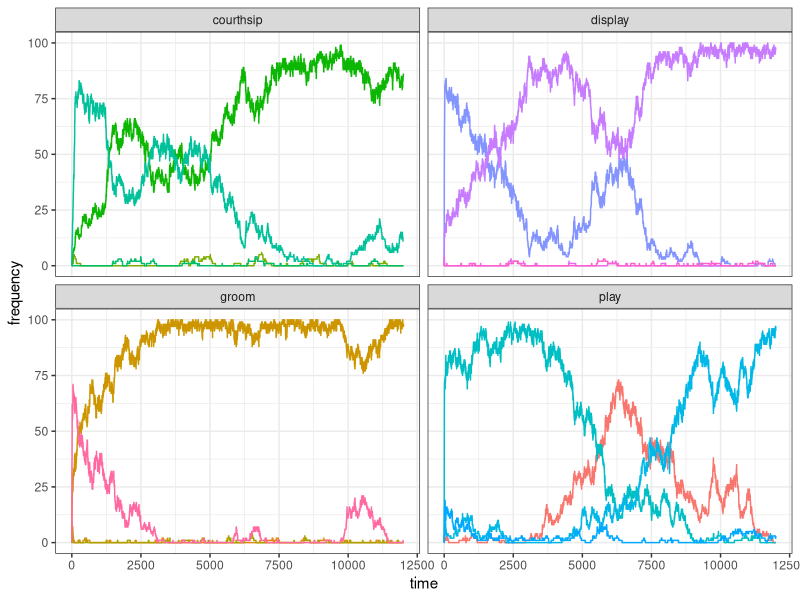

Write R code to recreate this figure. (Note: a time limit stopped this script after it produced the figure.)
library(tidyverse)

# 
# set_oranzees_environment()
# function commons to all the tests
#

set_oranzees_environment <- function() {
  list_pop <- c("Uossob", "Iat Forest", "Ebmog", "Elaham", "Elabik", "Ognodub")
  output <- tibble(
    population = rep(list_pop, each = 38),
    behaviour = as.factor(rep(1:38, 6)),
    type = rep(c(rep("social", 16), rep("food-related", 22)), 6),
    category = rep(c(
      rep("play", 4), rep("display", 4), rep("groom", 4), rep("courthsip", 4),
      "A", "A", "A", "A", "B", "B", "B", "B", "C", "C", "C", "D", "D", "D", "E", "E", "F", "F", "G", "H", "I", "J"
    ), 6),
    nutrient = rep(c(rep(NA, 16), "Y", "Y", "Y", "Y", "Z", "Z", "Z", "Z", "Y", "Y", "Y", "Z", "Z", "Z", "Y", "Y", "Z", "Z", "Y", "Z", "Y", "Z"), 6),
    p_g = rep(NA, 38 * 6),
    p_e = rep(NA, 38 * 6)
  )
  
  env_or_x <- c(220, 230, 700, 705, 710, 750)
  env_or_y <- c(660, 610, 450, 430, 510, 550)
  
  # genetic predispositions:
  x_g <- sample(1:1000, 38)
  y_g <- sample(1:1000, 38)
  
  # ecological availability:
  x_e <- sample(1:1000, 38)
  y_e <- sample(1:1000, 38)
  
  for (i in 1:6) {
    for (behav in 1:38) {
      output[output$population == list_pop[i] & output$behaviour == behav, ]$p_g <- 1 - sqrt((x_g[behav] - env_or_x[i])^2 + (y_g[behav] - env_or_y[i])^2) / 1000
      
      if (behav > 16) { # only for food-related behaviours:
        output[output$population == list_pop[i] & output$behaviour == behav, ]$p_e <- 1 - sqrt((x_e[behav] - env_or_x[i])^2 + (y_e[behav] - env_or_y[i])^2) / 500
      }
    }
  }
  
  # replace negative values with 0s:
  if (dim(output[output$p_g < 0, ])[1] > 0) {
    output[output$p_g < 0, ]$p_g <- 0
  }
  if (dim(output[output$p_e < 0 & !is.na(output$p_e), ])[1] > 0) {
    output[output$p_e < 0 & !is.na(output$p_e), ]$p_e <- 0
  }
  
  # return the tibble:
  output
}

#############################################################################
#
# TEST FOR ONE RUN (only social behaviours)
#

test_oranzees1 <- function(t_max){

  oranzees_environment <- set_oranzees_environment()
  test_environment <- oranzees_environment %>%
    filter(population == 'Uossob')
  
  N <- 100
  
  pop <- matrix(c(rep(0, 38 * N), sample(1:300, N, replace = TRUE)), nrow = N, byrow = FALSE)
  
  output <- matrix( nrow = t_max, ncol = 16)
  
  for (t in 1:t_max) {
    
    output[t, ] <- colSums(pop[, 1:16])
    # demographic bit:
    pop[, 39] <- pop[, 39] + 1
    pop[pop[, 39] >= 720, ] <- 0
    old <- which(pop[, 39] > 300)
    dead <- sample(c(TRUE, FALSE), length(old), prob = c(.01, .99), replace = TRUE)
    pop[old[dead], ] <- 0
    # innovation bit:
    for(i in 1:N){
      state <- ((sum(pop[i, 1:4]) >= 1) + (sum(pop[i, 5:8]) >= 1) + (sum(pop[i, 9:12]) >= 1) + (sum(pop[i, 13:16]) >= 1)) / 4
      p_state <- rnorm(1, mean = 1 - state, sd = 0.05)
      if(runif(1) < p_state){
        p_peering <- rnorm(16, mean = colSums(pop[, 1:16]), sd=1)
        p_peering[p_peering < 0] = 0
        innovation_i <- sample(1:16, 1, prob = p_peering)
        if( runif(1) < test_environment$p_g[innovation_i]){
          if(innovation_i <= 4){
            pop[i, 1:4] = 0
            pop[i, innovation_i] = 1
          } else if(innovation_i > 4 & innovation_i <= 8){
            pop[i, 5:8] = 0
            pop[i, innovation_i] = 1
          } else if(innovation_i > 8 & innovation_i <= 12){
            pop[i, 9:12] = 0
            pop[i, innovation_i] = 1
          } else{
            pop[i, 13:16] = 0
            pop[i, innovation_i] = 1
          }
        }
      }
    }
  }
  output
}

t_max = 12000
my_test <- test_oranzees1(t_max)

# PLOT

my_test <- gather(as_tibble(my_test), 1:16, key = "behaviour", value = "frequency")
data_to_plot = tibble(behaviour = my_test$behaviour, 
                      frequency = my_test$frequency, 
                      time = rep(1:t_max ,16), 
                      category = c(rep("play", t_max*4), rep("display", t_max*4), rep("groom", t_max*4), rep("courthsip", t_max*4)))

ggplot(data = data_to_plot) +
  geom_line(aes(x = time, y = frequency, color = behaviour)) +
  facet_wrap(~category) +
  theme_bw() +
  theme(legend.position = "none")

#############################################################################
#
# TEST FOR MULTIPLE RUNS WITH SAME INITIALISATION (only social behaviours)
#
  
test_oranzees2 <- function(t_max){
  
  N <- 100
  pop <- matrix(c(rep(0, 38 * N), sample(1:300, N, replace = TRUE)), nrow = N, byrow = FALSE)
  
  for (t in 1:t_max) {
    
    # demographic bit:
    
    pop[, 39] <- pop[, 39] + 1
    pop[pop[, 39] >= 720, ] <- 0
    old <- which(pop[, 39] > 300)
    dead <- sample(c(TRUE, FALSE), length(old), prob = c(.01, .99), replace = TRUE)
    pop[old[dead], ] <- 0
    # innovation bit:
    for(i in 1:N){
      state <- ((sum(pop[i, 1:4]) >= 1) + (sum(pop[i, 5:8]) >= 1) + (sum(pop[i, 9:12]) >= 1) + (sum(pop[i, 13:16]) >= 1)) / 4
      p_state <- rnorm(1, mean = 1 - state, sd = 0.05)
      if(runif(1) < p_state){
        p_peering <- rnorm(16, mean = colSums(pop[, 1:16]))
        p_peering[p_peering < 0] = 0
        innovation_i <- sample(1:16, 1, prob = p_peering)
        if( runif(1) < test_environment$p_g[innovation_i]){
          if(innovation_i <= 4){
            pop[i, 1:4] = 0
            pop[i, innovation_i] = 1
          } else if(innovation_i > 4 & innovation_i <= 8){
            pop[i, 5:8] = 0
            pop[i, innovation_i] = 1
          } else if(innovation_i > 8 & innovation_i <= 12){
            pop[i, 9:12] = 0
            pop[i, innovation_i] = 1
          } else{
            pop[i, 13:16] = 0
            pop[i, innovation_i] = 1
          }
        }
      }
    }
  }
  output <- colSums(pop[, 1:16])
}


oranzees_environment <- set_oranzees_environment()
test_environment <- oranzees_environment %>%
  filter(population == 'Uossob')

n_run <- 10
t_max <- 12000
gene_test1 <- matrix(nrow = n_run, ncol = 16)
for(run in 1:n_run){
  gene_test1[run,] <- test_oranzees2(t_max)
}

write(t(gene_test1), file = "output/gene_test1.csv", ncolumns = 16)
write(test_environment$p_g[1:16], file = "output/gene_test1_p_g.csv", ncolumns = 1)

# PLOT:
library(reshape2)
results <- as.matrix(read.table("output/gene_test1.csv"))
colnames(results) <- 1:16

as_tibble(melt(results, varnames = c("run", "behaviour"), value.name = "frequency")) %>%
  mutate(run = as_factor(run), behaviour = as_factor(behaviour)) %>%
  add_column(category = as_factor(c(rep("play", 40), rep("display", 40), rep("groom", 40), rep("courthsip", 40)))) %>%
  ggplot() +
  geom_raster(aes(x = behaviour, y = run, fill = frequency)) +
  facet_wrap(~category, scales = "free") +
  scale_fill_gradient(low = "grey90", high = "red") +
  theme_bw()

#############################################################################
#
# TEST FOR ONE RUN (only food behaviours)
#

test_oranzees3 <- function(t_max) {
  oranzees_environment <- set_oranzees_environment()
  test_environment <- oranzees_environment %>%
    filter(population == "Uossob")
  
  N <- 100
  
  pop <- matrix(c(rep(0, 38 * N), sample(1:300, N, replace = TRUE)), nrow = N, byrow = FALSE)
  
  output <- matrix(nrow = t_max, ncol = 22)
  
  for (t in 1:t_max) {
    # demographic bit:
    output[t, ] <- colSums(pop[, 17:38])
    pop[, 39] <- pop[, 39] + 1
    pop[pop[, 39] >= 720, ] <- 0
    old <- which(pop[, 39] > 300)
    dead <- sample(c(TRUE, FALSE), length(old), prob = c(.01, .99), replace = TRUE)
    pop[old[dead], ] <- 0
    # innovation bit:
    for (i in 1:N) {
      food_behaviours <- which(pop[i, 17:38] > 0) + 16
      if (length(food_behaviours) > 1) {
        amount <- test_environment$p_e[food_behaviours]
        nutrients <- test_environment$nutrient[food_behaviours]
        if (length(unique(nutrients)) > 1) {
          state <- ((1 - abs(sum(amount[nutrients == "Y"]) - sum(amount[nutrients == "Z"])) / 5) + sum(amount) / 10) / 2
        } else {
          state <- 0
        }
      } else {
        state <- 0
      }
      p_state <- rnorm(1, mean = 1 - state, sd = .05)
      if (runif(1) < p_state) {
        p_peering <- rnorm(22, mean = colSums(pop[, 17:38]), sd = 1)
        p_peering[p_peering < 0] <- 0
        innovation_i <- sample(17:38, 1, prob = p_peering)
        if (runif(1) < test_environment$p_g[innovation_i]) {
          if (innovation_i <= 20) {
            pop[i, 17:20] <- 0
            pop[i, innovation_i] <- 1
          } else if (innovation_i > 20 & innovation_i <= 24) {
            pop[i, 21:24] <- 0
            pop[i, innovation_i] <- 1
          } else if (innovation_i > 24 & innovation_i <= 27) {
            pop[i, 25:27] <- 0
            pop[i, innovation_i] <- 1
          } else if (innovation_i > 27 & innovation_i <= 30) {
            pop[i, 28:30] <- 0
            pop[i, innovation_i] <- 1
          } else if (innovation_i > 30 & innovation_i <= 32) {
            pop[i, 31:32] <- 0
            pop[i, innovation_i] <- 1 
          } else if (innovation_i > 32 & innovation_i <= 34) {
            pop[i, 33:34] <- 0
            pop[i, innovation_i] <- 1
          } else {
            pop[i, innovation_i] <- 1
          }
        }
      }
    }
  }
  output <- colSums(pop[, 17:38])
}

t_max = 12000
my_test <- test_oranzees3(t_max)

# PLOT

my_test <- gather(as_tibble(my_test), 1:22, key = "behaviour", value = "frequency")
data_to_plot = tibble(behaviour = my_test$behaviour, 
                      frequency = my_test$frequency, 
                      time = rep(1:t_max, 22), 
                      category = as_factor(c(rep("A", t_max*4), rep("B", t_max*4), rep("C", t_max*3), rep("D", t_max*3), 
                                   rep("E", t_max*2), rep("F", t_max*2), rep("G", t_max), rep("H", t_max), 
                                   rep("I", t_max), rep("J", t_max))))

ggplot(data = data_to_plot) +
  geom_line(aes(x = time, y = frequency, color = behaviour)) +
  facet_wrap(~category) +
  theme_bw() +
  theme(legend.position = "none")

#############################################################################
#
# TEST FOR MULTIPLE RUNS WITH SAME INITIALISATION (only food behaviours)
#

test_oranzees4 <- function(t_max) {
  
  N <- 100
  
  pop <- matrix(c(rep(0, 38 * N), sample(1:300, N, replace = TRUE)), nrow = N, byrow = FALSE)
  
  for (t in 1:t_max) {
    # demographic bit:
    pop[, 39] <- pop[, 39] + 1
    pop[pop[, 39] >= 720, ] <- 0
    old <- which(pop[, 39] > 300)
    dead <- sample(c(TRUE, FALSE), length(old), prob = c(.01, .99), replace = TRUE)
    pop[old[dead], ] <- 0
    # innovation bit:
    for (i in 1:N) {
      food_behaviours <- which(pop[i, 17:38] > 0) + 16
      if (length(food_behaviours) > 1) {
        amount <- test_environment$p_e[food_behaviours]
        nutrients <- test_environment$nutrient[food_behaviours]
        if (length(unique(nutrients)) > 1) {
          state <- ((1 - abs(sum(amount[nutrients == "Y"]) - sum(amount[nutrients == "Z"])) / 5) + sum(amount) / 10) / 2
        } else {
          state <- 0
        }
      } else {
        state <- 0
      }
      p_state <- rnorm(1, mean = 1 - state, sd = .05)
      if (runif(1) < p_state) {
        p_peering <- rnorm(22, mean = colSums(pop[, 17:38]), sd = 1)
        p_peering[p_peering < 0] <- 0
        innovation_i <- sample(17:38, 1, prob = p_peering)
        if (runif(1) < test_environment$p_g[innovation_i]) {
          if (innovation_i <= 20) {
            pop[i, 17:20] <- 0
            pop[i, innovation_i] <- 1
          } else if (innovation_i > 20 & innovation_i <= 24) {
            pop[i, 21:24] <- 0
            pop[i, innovation_i] <- 1
          } else if (innovation_i > 24 & innovation_i <= 27) {
            pop[i, 25:27] <- 0
            pop[i, innovation_i] <- 1
          } else if (innovation_i > 27 & innovation_i <= 30) {
            pop[i, 28:30] <- 0
            pop[i, innovation_i] <- 1
          } else if (innovation_i > 30 & innovation_i <= 32) {
            pop[i, 31:32] <- 0
            pop[i, innovation_i] <- 1 
          } else if (innovation_i > 32 & innovation_i <= 34) {
            pop[i, 33:34] <- 0
            pop[i, innovation_i] <- 1
          } else {
            pop[i, innovation_i] <- 1
          }
        }
      }
    }
  }
  output <- colSums(pop[, 17:38])
}

oranzees_environment <- set_oranzees_environment()
test_environment <- oranzees_environment %>%
  filter(population == 'Uossob')

n_run <- 10
t_max <- 12000
food_test1 <- matrix(nrow = n_run, ncol = 22)
for(run in 1:n_run){
  food_test1[run, ] <- test_oranzees4(t_max)
  print(run)
}
write(t(food_test1), file = "output/food_test1.csv", ncolumns = 22)
write(test_environment$p_g[17:38], file = "output/food_test1_p_g.csv", ncolumns = 1)
write(test_environment$p_e[17:38], file = "output/food_test1_p_e.csv", ncolumns = 1)


# PLOT:

library(reshape2)
results <- as.matrix(read.table("output/food_test1.csv"))
colnames(results) <- 17:38

as_tibble(melt(results, varnames = c("run", "behaviour"), value.name = "frequency")) %>%
  mutate(run = as_factor(run), behaviour = as_factor(behaviour)) %>%
  add_column(category = as_factor(c(rep("A", 40), rep("B", 40), rep("C", 30), rep("D", 30), 
                                 rep("E", 20), rep("F", 20), rep("G", 10), rep("H", 10), 
                                  rep("I", 10), rep("J", 10)))) %>%
  ggplot() +
    geom_raster(aes(x = behaviour, y = run, fill = frequency)) +
    facet_wrap(~category, scales = "free") +
    scale_fill_gradient(low = "grey90", high = "red") +
    theme_bw()
